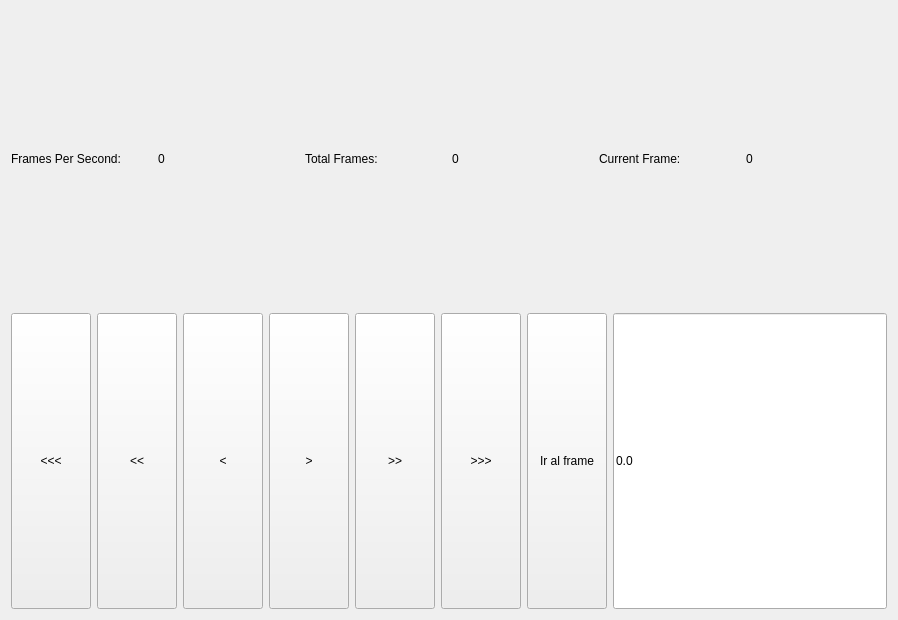
<?xml version="1.0" encoding="UTF-8"?>
<ui version="4.0">
 <class>VideoFileConfigWindowClass</class>
 <widget class="QWidget" name="VideoFileConfigWindowClass">
  <property name="geometry">
   <rect>
    <x>0</x>
    <y>0</y>
    <width>898</width>
    <height>620</height>
   </rect>
  </property>
  <property name="windowTitle">
   <string>VideoFileConfigWindow</string>
  </property>
  <layout class="QVBoxLayout" name="verticalLayout_2">
   <item>
    <layout class="QVBoxLayout" name="verticalLayout">
     <item>
      <layout class="QVBoxLayout" name="verticalLayout_3">
       <item>
        <layout class="QHBoxLayout" name="horizontalLayout">
         <property name="sizeConstraint">
          <enum>QLayout::SetMinimumSize</enum>
         </property>
         <item>
          <widget class="QLabel" name="label_2">
           <property name="text">
            <string>Frames Per Second:</string>
           </property>
          </widget>
         </item>
         <item>
          <widget class="QLabel" name="fpsLabel">
           <property name="text">
            <string>0</string>
           </property>
          </widget>
         </item>
         <item>
          <widget class="QLabel" name="label">
           <property name="text">
            <string>Total Frames:</string>
           </property>
          </widget>
         </item>
         <item>
          <widget class="QLabel" name="totalFramesLabel">
           <property name="text">
            <string>0</string>
           </property>
          </widget>
         </item>
         <item>
          <widget class="QLabel" name="label_3">
           <property name="text">
            <string>Current Frame:</string>
           </property>
          </widget>
         </item>
         <item>
          <widget class="QLabel" name="currentFrameLabel">
           <property name="text">
            <string>0</string>
           </property>
          </widget>
         </item>
        </layout>
       </item>
       <item>
        <layout class="QHBoxLayout" name="horizontalLayout_3">
         <property name="sizeConstraint">
          <enum>QLayout::SetMinimumSize</enum>
         </property>
         <item>
          <widget class="QPushButton" name="prevFramex3Button">
           <property name="sizePolicy">
            <sizepolicy hsizetype="Minimum" vsizetype="Minimum">
             <horstretch>0</horstretch>
             <verstretch>0</verstretch>
            </sizepolicy>
           </property>
           <property name="text">
            <string>&lt;&lt;&lt;</string>
           </property>
          </widget>
         </item>
         <item>
          <widget class="QPushButton" name="prevFramex2Button">
           <property name="sizePolicy">
            <sizepolicy hsizetype="Minimum" vsizetype="Minimum">
             <horstretch>0</horstretch>
             <verstretch>0</verstretch>
            </sizepolicy>
           </property>
           <property name="text">
            <string>&lt;&lt;</string>
           </property>
          </widget>
         </item>
         <item>
          <widget class="QPushButton" name="prevFrameButton">
           <property name="sizePolicy">
            <sizepolicy hsizetype="Minimum" vsizetype="Minimum">
             <horstretch>0</horstretch>
             <verstretch>0</verstretch>
            </sizepolicy>
           </property>
           <property name="text">
            <string>&lt;</string>
           </property>
          </widget>
         </item>
         <item>
          <widget class="QPushButton" name="nextFrameButton">
           <property name="sizePolicy">
            <sizepolicy hsizetype="Minimum" vsizetype="Minimum">
             <horstretch>0</horstretch>
             <verstretch>0</verstretch>
            </sizepolicy>
           </property>
           <property name="text">
            <string>&gt;</string>
           </property>
          </widget>
         </item>
         <item>
          <widget class="QPushButton" name="nextFramex2Button">
           <property name="sizePolicy">
            <sizepolicy hsizetype="Minimum" vsizetype="Minimum">
             <horstretch>0</horstretch>
             <verstretch>0</verstretch>
            </sizepolicy>
           </property>
           <property name="text">
            <string>&gt;&gt;</string>
           </property>
          </widget>
         </item>
         <item>
          <widget class="QPushButton" name="nextFramex3Button">
           <property name="sizePolicy">
            <sizepolicy hsizetype="Minimum" vsizetype="Minimum">
             <horstretch>0</horstretch>
             <verstretch>0</verstretch>
            </sizepolicy>
           </property>
           <property name="text">
            <string>&gt;&gt;&gt;</string>
           </property>
          </widget>
         </item>
         <item>
          <widget class="QPushButton" name="jumpFrameButton">
           <property name="sizePolicy">
            <sizepolicy hsizetype="Minimum" vsizetype="Minimum">
             <horstretch>0</horstretch>
             <verstretch>0</verstretch>
            </sizepolicy>
           </property>
           <property name="text">
            <string>Ir al frame</string>
           </property>
          </widget>
         </item>
         <item>
          <widget class="QLineEdit" name="frameText">
           <property name="sizePolicy">
            <sizepolicy hsizetype="Expanding" vsizetype="Minimum">
             <horstretch>0</horstretch>
             <verstretch>0</verstretch>
            </sizepolicy>
           </property>
           <property name="text">
            <string>0.0</string>
           </property>
          </widget>
         </item>
        </layout>
       </item>
      </layout>
     </item>
    </layout>
   </item>
  </layout>
 </widget>
 <layoutdefault spacing="6" margin="11"/>
 <resources/>
 <connections/>
</ui>
